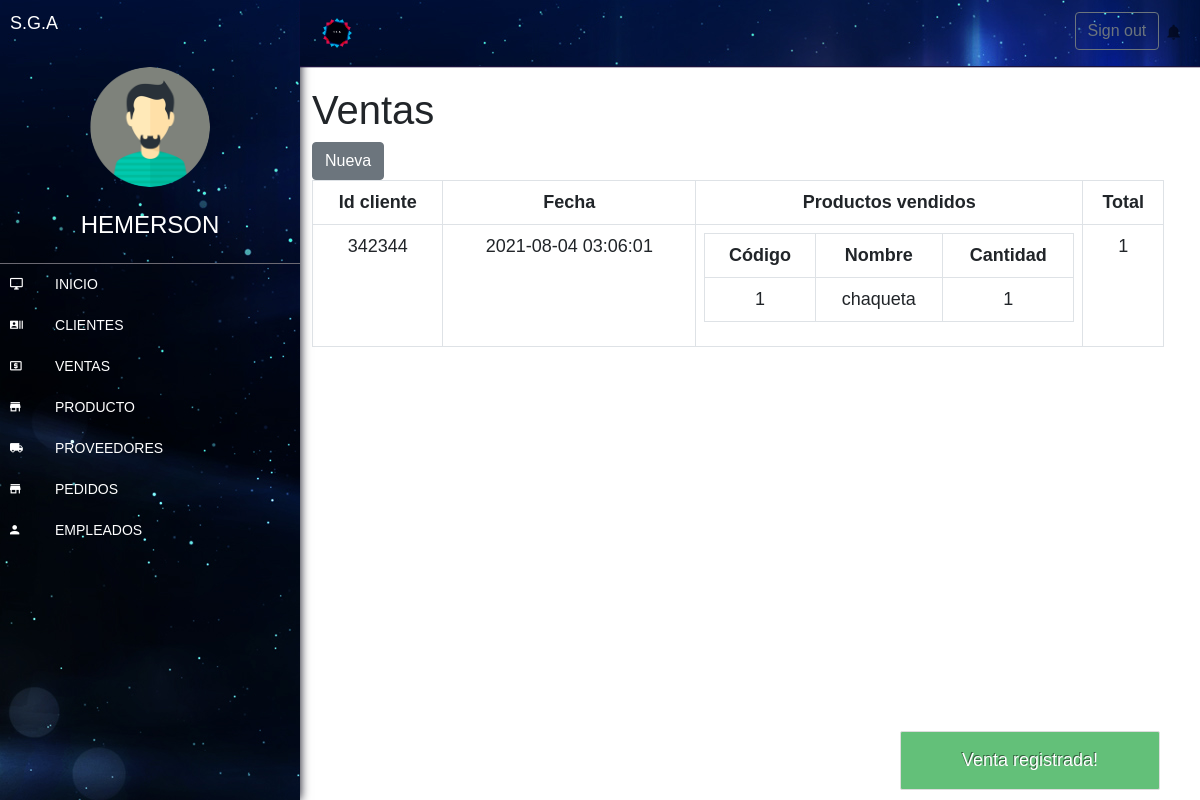
The page /vistas/ventas/verVentas.php?status=1 (signed in) on the database its author committed.
### tables this page shows
CREATE TABLE `ventas` (
  `id` bigint(20) UNSIGNED NOT NULL,
  `fecha` datetime NOT NULL,
  `cliente` int(20) NOT NULL,
  `vendedor` int(20) NOT NULL,
  `costo_total` bigint(50) NOT NULL,
  `total` int(50) NOT NULL
);

### vistas/ventas/verVentas.php (the view, shortened to what this page needs)
<?php
    include("../../templates/menusup.php");
    include("../../templates/menulateral.php");
	$pdo = new base();
	$pdo=$pdo->construct();
?>
<!DOCTYPE html>
<html lang="en">
<head>
</head>
<body>
<div class="row">
		<h1>Ventas</h1>
		<div class="col-1">
			<a class="btn btn-secondary" href="./ventas.php">Nueva </a>
		</div>
    <div class="row" id="ventas">
    <?php
$sentencia = $pdo->query("SELECT ventas.total, ventas.fecha, ventas.id,ventas.cliente, GROUP_CONCAT( producto.id_item, '..', producto.nombre_prod, '..', productos_vendidos.cantidad SEPARATOR '__') AS producto FROM ventas INNER JOIN productos_vendidos ON productos_vendidos.id_venta = ventas.id INNER JOIN producto ON producto.id_item = productos_vendidos.id_producto GROUP BY ventas.id ORDER BY ventas.id");
$ventas = $sentencia->fetchAll(PDO::FETCH_OBJ);
?>
<?php if($tipo_session == "administrador"){?>
	<div class="col-xs-12">
		<table class="table table-bordered">
			<thead>
				<tr>
					<th>Id cliente</th>
					<th>Fecha</th>
					<th>Productos vendidos</th>
					<th>Total</th>
				</tr>
			</thead>
			<tbody>
				<?php foreach($ventas as $venta){ ?>
				<tr>
					<td><?php echo $venta->cliente ?></td>
					<td><?php echo $venta->fecha ?></td>
					<td>
						<table class="table table-bordered">
							<thead>
								<tr>
									<th>Código</th>
									<th>Nombre</th>
									<th>Cantidad</th>
								</tr>
							</thead>
							<tbody>
								<?php foreach(explode("__", $venta->producto) as $productosConcatenados){
								$producto = explode("..", $productosConcatenados)
								?>
								<tr>
									<td><?php echo $producto[0] ?></td>
									<td><?php echo $producto[1] ?></td>
									<td><?php echo $producto[2] ?></td>
								</tr>
								<?php } ?>
							</tbody>
						</table>
					</td>
					<td><?php echo $venta->total ?></td>
				</tr>
				<?php } ?>
			</tbody>
		</table>
	</div>
	<?php } ?>
    </div>
</body>

### CSS/menu.css (style rules this page uses)
:root { --width: 300px; --padding: 10px; --bg-color: #0d081d; --hovercolor:#6b6972; --width-collapsed:50px; }
body { font-family: Arial, Helvetica, sans-serif; font-size: 18px; padding: 0; margin: 0; margin-left: var(--width); }
.table { text-align: center; }

### rows shown on the page
ventas: cliente "342344", fecha "2021-08-04 03:06:01", producto "1", producto "chaqueta", total "1"

### other values the page prints
$nombre "HEMERSON"
